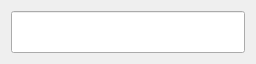
<?xml version="1.0" encoding="UTF-8"?>
<ui version="4.0">
 <class>FileChooser</class>
 <widget class="QWidget" name="FileChooser">
  <property name="geometry">
   <rect>
    <x>0</x>
    <y>0</y>
    <width>256</width>
    <height>64</height>
   </rect>
  </property>
  <property name="windowTitle">
   <string>Form</string>
  </property>
  <layout class="QVBoxLayout" name="verticalLayout">
   <item>
    <widget class="QLineEdit" name="QFileChooserPath">
     <property name="sizePolicy">
      <sizepolicy hsizetype="Minimum" vsizetype="Minimum">
       <horstretch>0</horstretch>
       <verstretch>0</verstretch>
      </sizepolicy>
     </property>
    </widget>
   </item>
  </layout>
 </widget>
 <resources/>
 <connections/>
</ui>
